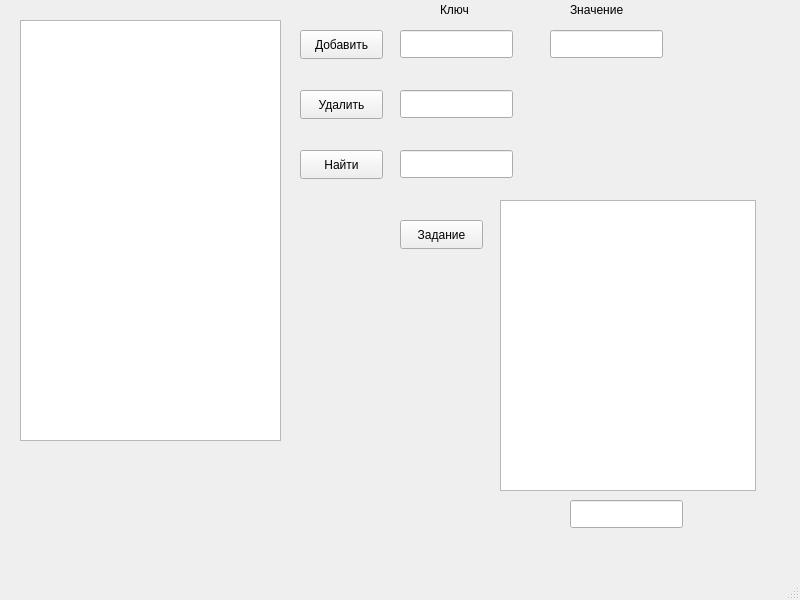
<?xml version="1.0" encoding="UTF-8"?>
<ui version="4.0">
 <class>MainWindow</class>
 <widget class="QMainWindow" name="MainWindow">
  <property name="geometry">
   <rect>
    <x>0</x>
    <y>0</y>
    <width>800</width>
    <height>600</height>
   </rect>
  </property>
  <property name="windowTitle">
   <string>MainWindow</string>
  </property>
  <widget class="QWidget" name="centralwidget">
   <widget class="QTableWidget" name="tableWidget">
    <property name="geometry">
     <rect>
      <x>20</x>
      <y>20</y>
      <width>261</width>
      <height>421</height>
     </rect>
    </property>
   </widget>
   <widget class="QLineEdit" name="key_add">
    <property name="geometry">
     <rect>
      <x>400</x>
      <y>30</y>
      <width>113</width>
      <height>28</height>
     </rect>
    </property>
   </widget>
   <widget class="QLineEdit" name="val">
    <property name="geometry">
     <rect>
      <x>550</x>
      <y>30</y>
      <width>113</width>
      <height>28</height>
     </rect>
    </property>
   </widget>
   <widget class="QLabel" name="label">
    <property name="geometry">
     <rect>
      <x>440</x>
      <y>0</y>
      <width>41</width>
      <height>20</height>
     </rect>
    </property>
    <property name="text">
     <string>Ключ</string>
    </property>
   </widget>
   <widget class="QLabel" name="label_2">
    <property name="geometry">
     <rect>
      <x>570</x>
      <y>0</y>
      <width>81</width>
      <height>20</height>
     </rect>
    </property>
    <property name="text">
     <string>Значение</string>
    </property>
   </widget>
   <widget class="QLineEdit" name="key_delete">
    <property name="geometry">
     <rect>
      <x>400</x>
      <y>90</y>
      <width>113</width>
      <height>28</height>
     </rect>
    </property>
   </widget>
   <widget class="QLineEdit" name="key_find">
    <property name="geometry">
     <rect>
      <x>400</x>
      <y>150</y>
      <width>113</width>
      <height>28</height>
     </rect>
    </property>
   </widget>
   <widget class="QPushButton" name="add">
    <property name="geometry">
     <rect>
      <x>300</x>
      <y>30</y>
      <width>83</width>
      <height>29</height>
     </rect>
    </property>
    <property name="text">
     <string>Добавить</string>
    </property>
   </widget>
   <widget class="QPushButton" name="delete_key">
    <property name="geometry">
     <rect>
      <x>300</x>
      <y>90</y>
      <width>83</width>
      <height>29</height>
     </rect>
    </property>
    <property name="text">
     <string>Удалить</string>
    </property>
   </widget>
   <widget class="QPushButton" name="find">
    <property name="geometry">
     <rect>
      <x>300</x>
      <y>150</y>
      <width>83</width>
      <height>29</height>
     </rect>
    </property>
    <property name="text">
     <string>Найти</string>
    </property>
   </widget>
   <widget class="QTableWidget" name="tableWidget_2">
    <property name="geometry">
     <rect>
      <x>500</x>
      <y>200</y>
      <width>256</width>
      <height>291</height>
     </rect>
    </property>
   </widget>
   <widget class="QPushButton" name="task">
    <property name="geometry">
     <rect>
      <x>400</x>
      <y>220</y>
      <width>83</width>
      <height>29</height>
     </rect>
    </property>
    <property name="text">
     <string>Задание</string>
    </property>
   </widget>
   <widget class="QLineEdit" name="line_task">
    <property name="geometry">
     <rect>
      <x>570</x>
      <y>500</y>
      <width>113</width>
      <height>28</height>
     </rect>
    </property>
   </widget>
  </widget>
  <widget class="QMenuBar" name="menubar">
   <property name="geometry">
    <rect>
     <x>0</x>
     <y>0</y>
     <width>800</width>
     <height>25</height>
    </rect>
   </property>
  </widget>
  <widget class="QStatusBar" name="statusbar"/>
 </widget>
 <resources/>
 <connections/>
</ui>
